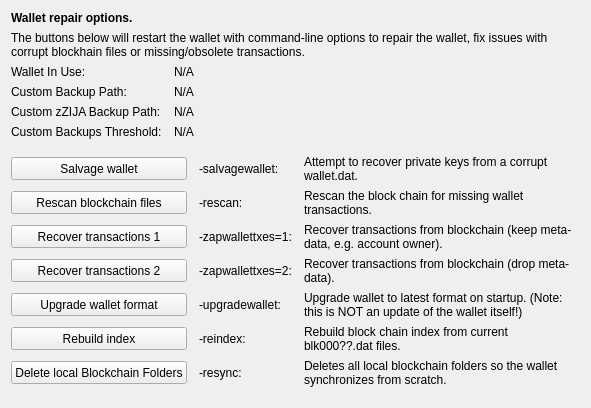
     <widget class="QWidget" name="tab_repair">
      <attribute name="title">
       <string>&amp;Wallet Repair</string>
      </attribute>
      <layout class="QGridLayout" name="gridLayout_4" columnstretch="0,0,0,0">
       <property name="horizontalSpacing">
        <number>12</number>
       </property>
       <item row="0" column="0" colspan="4">
        <widget class="QLabel" name="label_repair_header">
         <property name="font">
          <font>
           <weight>75</weight>
           <bold>true</bold>
          </font>
         </property>
         <property name="text">
          <string>Wallet repair options.</string>
         </property>
        </widget>
       </item>
       <item row="1" column="0" colspan="4">
        <widget class="QLabel" name="label_repair_helptext">
         <property name="font">
          <font>
           <weight>50</weight>
           <bold>false</bold>
          </font>
         </property>
         <property name="text">
          <string>The buttons below will restart the wallet with command-line options to repair the wallet, fix issues with corrupt blockhain files or missing/obsolete transactions.</string>
         </property>
         <property name="wordWrap">
          <bool>true</bool>
         </property>
        </widget>
       </item>
       <item row="2" column="0">
        <widget class="QLabel" name="wallet_path_label">
         <property name="text">
          <string>Wallet In Use:</string>
         </property>
        </widget>
       </item>
       <item row="2" column="1" colspan="3">
        <widget class="QLabel" name="wallet_path">
         <property name="cursor">
          <cursorShape>IBeamCursor</cursorShape>
         </property>
         <property name="text">
          <string>N/A</string>
         </property>
         <property name="textFormat">
          <enum>Qt::PlainText</enum>
         </property>
         <property name="textInteractionFlags">
          <set>Qt::LinksAccessibleByMouse|Qt::TextSelectableByKeyboard|Qt::TextSelectableByMouse</set>
         </property>
        </widget>
       </item>
       <item row="3" column="0">
        <widget class="QLabel" name="wallet_custombackuppath_label">
         <property name="text">
          <string>Custom Backup Path:</string>
         </property>
         <property name="visible">
          <bool>false</bool>
         </property>
        </widget>
       </item>
       <item row="3" column="1" colspan="3">
        <widget class="QLabel" name="wallet_custombackuppath">
         <property name="cursor">
          <cursorShape>IBeamCursor</cursorShape>
         </property>
         <property name="text">
          <string>N/A</string>
         </property>
         <property name="textFormat">
          <enum>Qt::PlainText</enum>
         </property>
         <property name="textInteractionFlags">
          <set>Qt::LinksAccessibleByMouse|Qt::TextSelectableByKeyboard|Qt::TextSelectableByMouse</set>
         </property>
         <property name="visible">
          <bool>false</bool>
         </property>
        </widget>
       </item>
       <item row="4" column="0">
        <widget class="QLabel" name="wallet_customzpivbackuppath_label">
         <property name="text">
          <string>Custom zZIJA Backup Path:</string>
         </property>
         <property name="visible">
          <bool>false</bool>
         </property>
        </widget>
       </item>
       <item row="4" column="1" colspan="3">
        <widget class="QLabel" name="wallet_customzpivbackuppath">
         <property name="cursor">
          <cursorShape>IBeamCursor</cursorShape>
         </property>
         <property name="text">
          <string>N/A</string>
         </property>
         <property name="textFormat">
          <enum>Qt::PlainText</enum>
         </property>
         <property name="textInteractionFlags">
          <set>Qt::LinksAccessibleByMouse|Qt::TextSelectableByKeyboard|Qt::TextSelectableByMouse</set>
         </property>
         <property name="visible">
          <bool>false</bool>
         </property>
        </widget>
       </item>
       <item row="5" column="0">
        <widget class="QLabel" name="wallet_custombackupthreshold_label">
         <property name="text">
          <string>Custom Backups Threshold:</string>
         </property>
         <property name="visible">
          <bool>false</bool>
         </property>
        </widget>
       </item>
       <item row="5" column="1" colspan="3">
        <widget class="QLabel" name="wallet_custombackupthreshold">
         <property name="cursor">
          <cursorShape>IBeamCursor</cursorShape>
         </property>
         <property name="text">
          <string>N/A</string>
         </property>
         <property name="textFormat">
          <enum>Qt::PlainText</enum>
         </property>
         <property name="textInteractionFlags">
          <set>Qt::LinksAccessibleByMouse|Qt::TextSelectableByKeyboard|Qt::TextSelectableByMouse</set>
         </property>
         <property name="visible">
          <bool>false</bool>
         </property>
        </widget>
       </item>
       <item row="6" column="0">
        <spacer name="verticalSpacer_repair1">
         <property name="orientation">
          <enum>Qt::Vertical</enum>
         </property>
         <property name="sizeHint" stdset="0">
          <size>
           <width>10</width>
           <height>10</height>
          </size>
         </property>
        </spacer>
       </item>
       <item row="7" column="0" colspan="2">
        <widget class="QPushButton" name="btn_salvagewallet">
         <property name="minimumSize">
          <size>
           <width>100</width>
           <height>23</height>
          </size>
         </property>
         <property name="text">
          <string>Salvage wallet</string>
         </property>
        </widget>
       </item>
       <item row="7" column="2">
        <widget class="QLabel" name="label_repair_salvage_command">
         <property name="text">
          <string notr="true">-salvagewallet:</string>
         </property>
        </widget>
       </item>
       <item row="7" column="3">
        <widget class="QLabel" name="label_repair_salvage">
         <property name="text">
          <string>Attempt to recover private keys from a corrupt wallet.dat.</string>
         </property>
         <property name="wordWrap">
          <bool>true</bool>
         </property>
        </widget>
       </item>
       <item row="8" column="0" colspan="2">
        <widget class="QPushButton" name="btn_rescan">
         <property name="minimumSize">
          <size>
           <width>100</width>
           <height>23</height>
          </size>
         </property>
         <property name="text">
          <string>Rescan blockchain files</string>
         </property>
        </widget>
       </item>
       <item row="8" column="2">
        <widget class="QLabel" name="label_repair_rescan_command">
         <property name="text">
          <string notr="true">-rescan:</string>
         </property>
        </widget>
       </item>
       <item row="8" column="3">
        <widget class="QLabel" name="label_repair_rescan">
         <property name="text">
          <string>Rescan the block chain for missing wallet transactions.</string>
         </property>
         <property name="wordWrap">
          <bool>true</bool>
         </property>
        </widget>
       </item>
       <item row="9" column="0" colspan="2">
        <widget class="QPushButton" name="btn_zapwallettxes1">
         <property name="minimumSize">
          <size>
           <width>100</width>
           <height>23</height>
          </size>
         </property>
         <property name="text">
          <string>Recover transactions 1</string>
         </property>
        </widget>
       </item>
       <item row="9" column="2">
        <widget class="QLabel" name="label_repair_zap1_command">
         <property name="text">
          <string notr="true">-zapwallettxes=1:</string>
         </property>
        </widget>
       </item>
       <item row="9" column="3">
        <widget class="QLabel" name="label_repair_zap1">
         <property name="text">
          <string>Recover transactions from blockchain (keep meta-data, e.g. account owner).</string>
         </property>
         <property name="wordWrap">
          <bool>true</bool>
         </property>
        </widget>
       </item>
       <item row="10" column="0" colspan="2">
        <widget class="QPushButton" name="btn_zapwallettxes2">
         <property name="minimumSize">
          <size>
           <width>100</width>
           <height>23</height>
          </size>
         </property>
         <property name="text">
          <string>Recover transactions 2</string>
         </property>
        </widget>
       </item>
       <item row="10" column="2">
        <widget class="QLabel" name="label_repair_zap2_command">
         <property name="text">
          <string notr="true">-zapwallettxes=2:</string>
         </property>
        </widget>
       </item>
       <item row="10" column="3">
        <widget class="QLabel" name="label_repair_zap2">
         <property name="text">
          <string>Recover transactions from blockchain (drop meta-data).</string>
         </property>
         <property name="wordWrap">
          <bool>true</bool>
         </property>
        </widget>
       </item>
       <item row="11" column="0" colspan="2">
        <widget class="QPushButton" name="btn_upgradewallet">
         <property name="minimumSize">
          <size>
           <width>100</width>
           <height>23</height>
          </size>
         </property>
         <property name="text">
          <string>Upgrade wallet format</string>
         </property>
        </widget>
       </item>
       <item row="11" column="2">
        <widget class="QLabel" name="label_repair_upgrade_command">
         <property name="text">
          <string notr="true">-upgradewallet:</string>
         </property>
        </widget>
       </item>
       <item row="11" column="3">
        <widget class="QLabel" name="label_repair_upgrade">
         <property name="text">
          <string>Upgrade wallet to latest format on startup. (Note: this is NOT an update of the wallet itself!)</string>
         </property>
         <property name="wordWrap">
          <bool>true</bool>
         </property>
        </widget>
       </item>
       <item row="12" column="0" colspan="2">
        <widget class="QPushButton" name="btn_reindex">
         <property name="minimumSize">
          <size>
           <width>100</width>
           <height>23</height>
          </size>
         </property>
         <property name="text">
          <string>Rebuild index</string>
         </property>
        </widget>
       </item>
       <item row="12" column="2">
        <widget class="QLabel" name="label_repair_reindex_command">
         <property name="text">
          <string notr="true">-reindex:</string>
         </property>
        </widget>
       </item>
       <item row="12" column="3">
        <widget class="QLabel" name="label_repair_reindex">
         <property name="text">
          <string>Rebuild block chain index from current blk000??.dat files.</string>
         </property>
         <property name="wordWrap">
          <bool>true</bool>
         </property>
        </widget>
       </item>
       <item row="13" column="0" colspan="2">
        <widget class="QPushButton" name="btn_resync">
         <property name="minimumSize">
          <size>
           <width>100</width>
           <height>23</height>
          </size>
         </property>
         <property name="text">
          <string>Delete local Blockchain Folders</string>
         </property>
        </widget>
       </item>
       <item row="13" column="2">
        <widget class="QLabel" name="label_repair_resync_command">
         <property name="text">
          <string>-resync:</string>
         </property>
        </widget>
       </item>
       <item row="13" column="3">
        <widget class="QLabel" name="label_repair_resync">
         <property name="text">
          <string>Deletes all local blockchain folders so the wallet synchronizes from scratch.</string>
         </property>
         <property name="wordWrap">
          <bool>true</bool>
         </property>
        </widget>
       </item>
       <item row="14" column="0">
        <spacer name="verticalSpacer_repair2">
         <property name="orientation">
          <enum>Qt::Vertical</enum>
         </property>
         <property name="sizeHint" stdset="0">
          <size>
           <width>20</width>
           <height>10</height>
          </size>
         </property>
        </spacer>
       </item>
      </layout>
     </widget>
